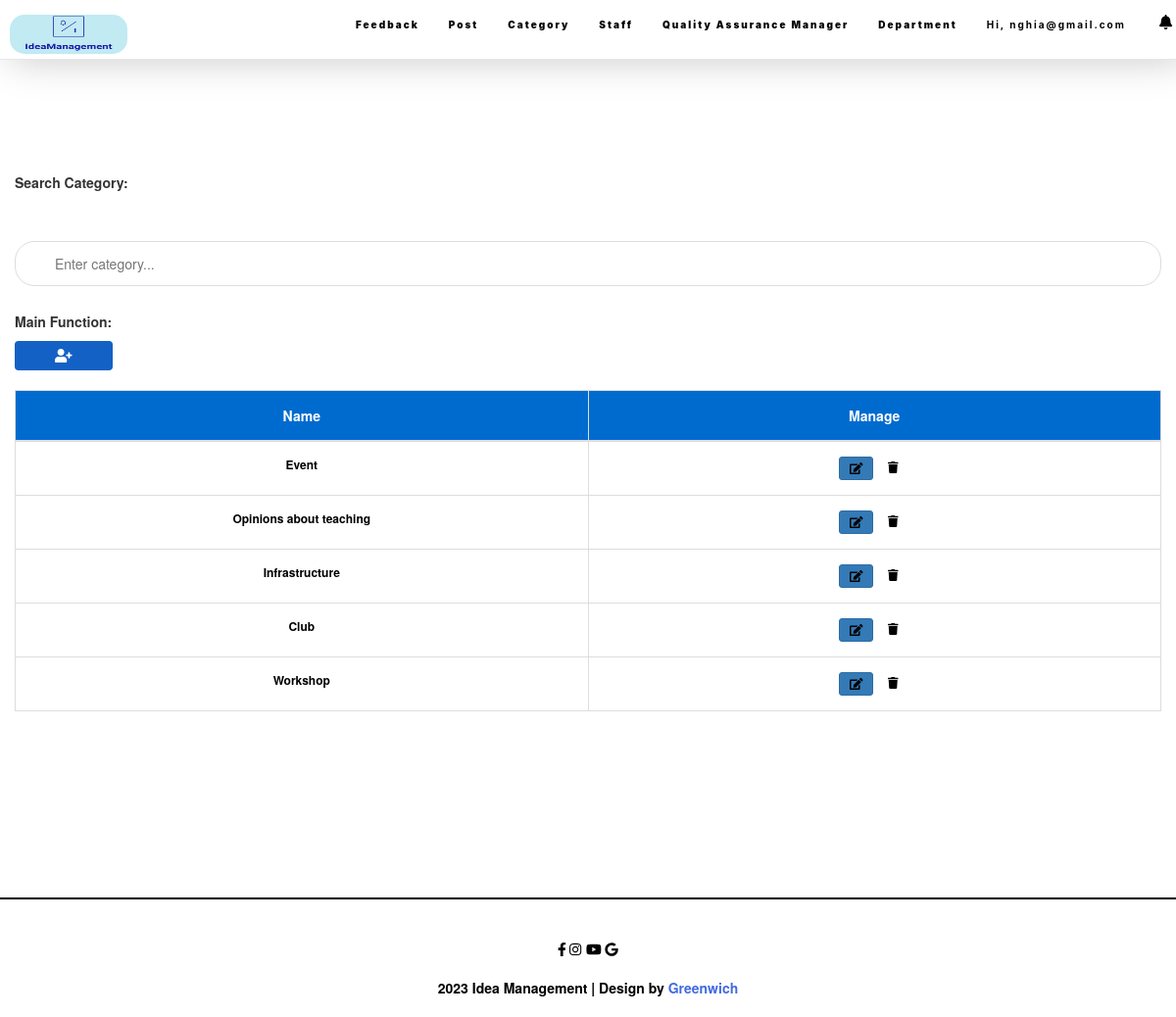
/categorylist.php (signed in), run on the app's committed database.
### tables this page shows
CREATE TABLE `tbl_category` (
  `category_Id` int(11) NOT NULL,
  `categoryName` varchar(255) NOT NULL
);

### categorylist.php (the view, shortened to what this page needs)
<?php include_once "header.php" ?>
<div class="container-fluid al">
  <br />
  <p class="timkiemnhanvien"><b>Search Category:</b></p>
  <br /><br />
  <input type="text" id="myInput" onkeyup="myFunction()" placeholder="Enter category..." /><i class="" aria-hidden="true"></i>
  <b>Main Function:</b><br />
  <button onclick="window.location='CreateCategory.php'" class="nv btn add-new" type="button" data-toggle="tooltip" data-placement="top" title="Add Post">
    <i class="fas fa-user-plus" aria-hidden="true"></i>
  </button>
  <div class="table-title">
    <div class="row"></div>
  </div>
  <table class="table table-bordered" id="myTable">
    <thead>
      <tr class="ex">
        <th width="50%">Name</th>
        <th width="30%">Manage</th>
      </tr>
    </thead>
    <tbody>
      <?php
      include_once("config.php");
      ?>
      <?php
      $sql = "SELECT * FROM tbl_category";
      $result = mysqli_query($conn, $sql);
      if (mysqli_num_rows($result) > 0) {
        while ($row = mysqli_fetch_assoc($result)) {
      ?>
          <tr>
            <td style="text-align: center"><?php echo $row["categoryName"] ?></td>
            <td>
              <div class="text-center">
                <button class="btn btn-primary btn-sm edit" type="button" onclick="window.location.href='editcategory.php?id=<?php echo $row['category_Id']; ?>'">
                  <i class="fas fa-edit" style="color:black"></i>
                </button>
                <a href="?page=pm&&function=del&&id=<?php echo $row["category_Id"]; ?>" onclick="return deleteConfirm()"><span class="fas fa-trash" style="color:black"></span>
              </div>
            </td>
        <?php
        }
      }
        ?>
          </tr>
    </tbody>
  </table>
  <?php include_once "footer.php" ?>

### css/style.css (style rules this page uses)
body { padding: 0; margin: 0; color: black; font-family: Montserrat-Bold; z-index: 9999; }
.al { padding-top: 100px !important; padding-bottom: 150px; }
.nv { background: rgb(20, 97, 197); border: 1px solid rgb(255, 255, 255); width: 100px; text-align: center; height: 30px; border-radius: 5px; color: rgb(255, 255, 255); float: left; margin-right: 10px; margin-bottom: 10px; margin-top: 10px; font-weight: 600; }
thead tr th { color: rgb(255, 255, 255); font-size: 14px; font-weight: 600; background: #006bcf; text-align: center !important; }
tbody tr td { text-align: left; color: black; font-weight: 600; }
#myInput { background-image: url('/css/searchicon.png'); background-position: 10px 10px; background-repeat: no-repeat; width: 100%; font-size: 14px; padding: 12px 20px 12px 40px; border: 1px solid #ddd; margin-bottom: 12px; border-radius: 20px; outline: none !important; }
#myTable { border-collapse: collapse; width: 100%; border: 1px solid #ddd; font-size: 12px; padding: 0px !important; }
#myTable th, #myTable td { text-align: left; padding: 10px; padding-bottom: 15px; padding-top: 15px; }
#myTable tr { border-bottom: 1px solid #ddd; }
.table-title { padding-bottom: 10px; margin: 0 0 10px; }
table.table { table-layout: fixed; }
table.table tr th, table.table tr td { border-color: #e9e9e9; }
table.table th:last-child { width: 100px; }
table.table td a { cursor: pointer; display: inline-block; margin: 0 5px; min-width: 24px; }

### data on the page
tbl_category: categoryName "Event"
tbl_category: categoryName "Opinions about teaching"
tbl_category: categoryName "Infrastructure"
tbl_category: categoryName "Club"
tbl_category: categoryName "Workshop"

### other printed values
$_SESSION['username'] "nghia@gmail.com"
